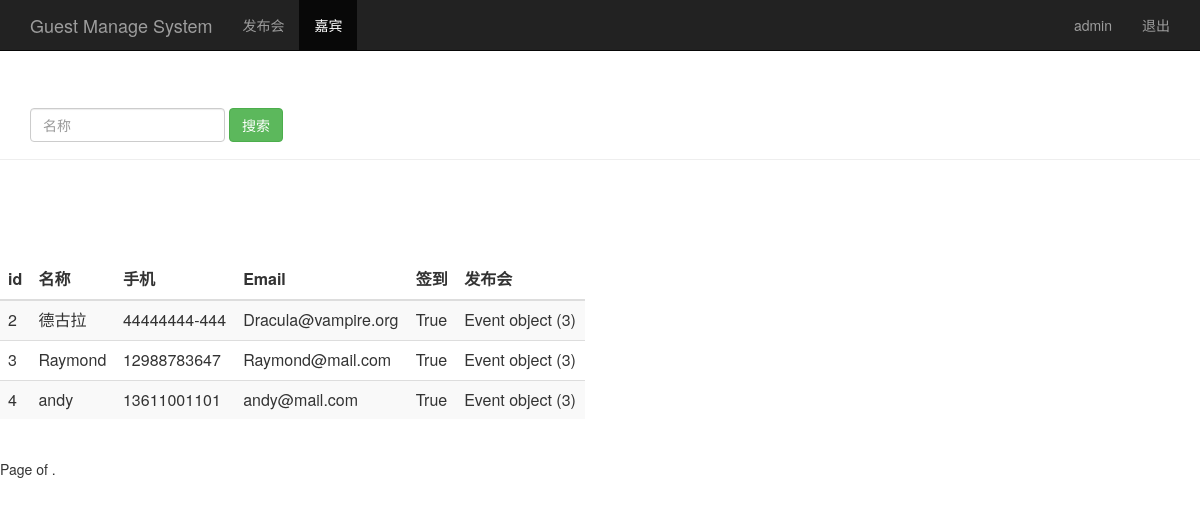
/sreach_guest/ (signed in), run on the app's committed database.
### sign/models.py (models this page shows, shortened)
class Guest(models.Model):
    event = models.ForeignKey(Event)
    realname = models.CharField(max_length=64)
    phone = models.CharField(max_length=16)
    email = models.EmailField()
    sign = models.BooleanField()
    create_time = models.DateTimeField(auto_now=True)
    class Meta:
        unique_together = ("event", "phone")

class Event(models.Model):
    name = models.CharField(max_length=100)
    limit = models.IntegerField()
    status = models.BooleanField()
    address = models.CharField(max_length=200)
    start_time = models.DateTimeField('events time')
    create_time = models.DateTimeField(auto_now=True)

### sign/views.py (the view)
# urls.py: url(r'^sreach_guest/$', views.sreach_guest),
@login_required
def sreach_guest(request):
    username = request.session.get('user', '')
    sreach_guest = request.GET.get("realname", "")
    guest_list = Guest.objects.filter(realname__contains = sreach_guest)
    return render(request, "guest_manage.html", {"user":username, "guests":guest_list})

### sign/templates/guest_manage.html (shortened to what this page needs)
<html lang="zh-CN">
  <head>
      {% load bootstrap3 %}
      {% bootstrap_css %}
    </head>
  <nav class="navbar navbar-inverse navbar-fixed-top">
    <div class="container">
      <div class="navbar-header">
        <a class="navbar-brand" href="/event_manage/">Guest Manage System</a>
      </div>
      <div id="navbar" class="collapse navbar-collapse">
        <ul class="nav navbar-nav">
          <li><a href="/event_manage/">发布会</a></li>
          <li class="active"><a href="#">嘉宾</a></li>
        </ul>
        <ul class="nav navbar-nav navbar-right">
          <li><a href="#">{{user}}</a></li>
          <li><a href="/logout/">退出</a></li>
        </ul>
      </div>
    </div>
  </nav>
    <div class="page-header" style="padding-top: 60px;">
      <div id="navbar" class="navbar-collapse collapse">
        <form class="navbar-form" method="get" action="/sreach_guest/">
          <div class="form-group">
            <input name="realname" type="text" placeholder="名称" class="form-control">
          </div>
          <button type="submit" class="btn btn-success">搜索</button>
        </form>
      </div>
    </div>
  <div class="row" style="padding-top: 80px;">
    <div class="col-md-6">
      <table class="table table-striped">
        <thead>
          <tr>
            <th>id</th><th>名称</th><th>手机</th><th>Email</th><th>签到</th>
            <th>发布会</th>
          </tr>
        </thead>
        <tbody>
          {% for guest in guests %}
            <tr>
              <td>{{ guest.id }}</td>
              <td>{{ guest.realname }}</td>
              <td>{{ guest.phone }}</td>
              <td>{{ guest.email }}</td>
              <td>{{ guest.sign }}</td>
              <td>{{ guest.event }}</td>
            </tr>
          {% endfor %}
        </tbody>
      </table>
    </div>
  </div>
  <div class="pagination">
    <span class="step-links">
        <span class="current">
          Page {{ guests.number }} of {{ guests.paginator.num_pages }}.
        </span>
    </span>
  </div>
</html>

### data on the page
Guest: id "2", realname "德古拉", phone "44444444-444", email "Dracula@vampire.org", sign "True", event "Event object (3)"
Guest: id "3", realname "Raymond", phone "12988783647", email "Raymond@mail.com", sign "True", event "Event object (3)"
Guest: id "4", realname "andy", phone "13611001101", email "andy@mail.com", sign "True", event "Event object (3)"

### other printed values
{{ user }} "admin"
